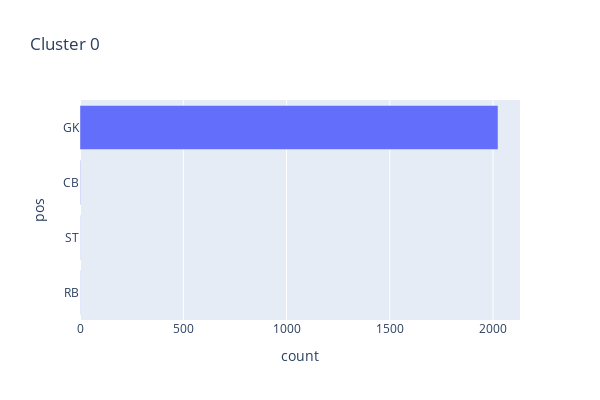

Write notebook code for a chart like this one.
### Code cell
print("Cluster 1")
pos=list()
count=list()
for j in clusts[0]:
    pos.append(j)
    count.append(clusts[0][j])
    #making a pandas df to store this
d = pd.DataFrame()
d['pos'] = pos
d['count'] = count
d = d.sort_values(by=['count'])
fig = px.bar(d, x="count", y="pos",title="Cluster "+str(0),width=600,height=400)
fig.show()

### Figure 1 — Plotly figure (JSON) as saved in the notebook; plotly's stock layout.template omitted (floating-point values rounded to 4 significant figures)
{"data": [{"alignmentgroup": "True", "hovertemplate": "count=%{x}<br>pos=%{y}<extra></extra>", "legendgroup": "", "marker": {"color": "#636efa"}, "name": "", "offsetgroup": "", "orientation": "h", "showlegend": false, "textposition": "auto", "type": "bar", "x": [1, 1, 2, 2024], "xaxis": "x", "y": ["RB", "ST", "CB", "GK"], "yaxis": "y"}], "layout": {"barmode": "relative", "height": 400, "legend": {"tracegroupgap": 0}, "title": {"text": "Cluster 0"}, "width": 600, "xaxis": {"anchor": "y", "domain": [0, 1], "title": {"text": "count"}}, "yaxis": {"anchor": "x", "domain": [0, 1], "title": {"text": "pos"}}}}
